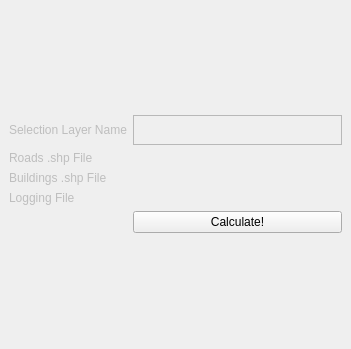
<?xml version="1.0" encoding="UTF-8"?>
<ui version="4.0">
 <class>DHCPlannerDockWidgetBase</class>
 <widget class="QDockWidget" name="DHCPlannerDockWidgetBase">
  <property name="geometry">
   <rect>
    <x>0</x>
    <y>0</y>
    <width>351</width>
    <height>349</height>
   </rect>
  </property>
  <property name="windowTitle">
   <string>DHC Planner</string>
  </property>
  <widget class="QWidget" name="dockWidgetContents">
   <layout class="QGridLayout" name="gridLayout">
    <item row="0" column="0">
     <layout class="QGridLayout" name="gridLayout_2">
      <property name="sizeConstraint">
       <enum>QLayout::SetMinAndMaxSize</enum>
      </property>
      <item row="1" column="1">
       <widget class="QgsFileWidget" name="roads_file_input">
        <property name="enabled">
         <bool>false</bool>
        </property>
       </widget>
      </item>
      <item row="0" column="1">
       <widget class="QPlainTextEdit" name="plainTextEdit">
        <property name="enabled">
         <bool>false</bool>
        </property>
        <property name="sizePolicy">
         <sizepolicy hsizetype="Maximum" vsizetype="Maximum">
          <horstretch>0</horstretch>
          <verstretch>0</verstretch>
         </sizepolicy>
        </property>
        <property name="maximumSize">
         <size>
          <width>300</width>
          <height>30</height>
         </size>
        </property>
       </widget>
      </item>
      <item row="4" column="1">
       <widget class="QPushButton" name="start_calculation_button">
        <property name="text">
         <string>Calculate!</string>
        </property>
       </widget>
      </item>
      <item row="2" column="0">
       <widget class="QLabel" name="label_3">
        <property name="enabled">
         <bool>false</bool>
        </property>
        <property name="sizePolicy">
         <sizepolicy hsizetype="Maximum" vsizetype="Maximum">
          <horstretch>0</horstretch>
          <verstretch>0</verstretch>
         </sizepolicy>
        </property>
        <property name="text">
         <string>Buildings .shp File</string>
        </property>
       </widget>
      </item>
      <item row="2" column="1">
       <widget class="QgsFileWidget" name="buildings_file_input">
        <property name="enabled">
         <bool>false</bool>
        </property>
       </widget>
      </item>
      <item row="0" column="0">
       <widget class="QLabel" name="label">
        <property name="enabled">
         <bool>false</bool>
        </property>
        <property name="text">
         <string>Selection Layer Name</string>
        </property>
       </widget>
      </item>
      <item row="1" column="0">
       <widget class="QLabel" name="label_2">
        <property name="enabled">
         <bool>false</bool>
        </property>
        <property name="sizePolicy">
         <sizepolicy hsizetype="Maximum" vsizetype="Maximum">
          <horstretch>0</horstretch>
          <verstretch>0</verstretch>
         </sizepolicy>
        </property>
        <property name="text">
         <string>Roads .shp File</string>
        </property>
       </widget>
      </item>
      <item row="3" column="1">
       <widget class="QgsFileWidget" name="logging_file_input">
        <property name="enabled">
         <bool>false</bool>
        </property>
       </widget>
      </item>
      <item row="3" column="0">
       <widget class="QLabel" name="label_4">
        <property name="enabled">
         <bool>false</bool>
        </property>
        <property name="sizePolicy">
         <sizepolicy hsizetype="Maximum" vsizetype="Maximum">
          <horstretch>0</horstretch>
          <verstretch>0</verstretch>
         </sizepolicy>
        </property>
        <property name="text">
         <string>Logging File</string>
        </property>
       </widget>
      </item>
     </layout>
    </item>
   </layout>
  </widget>
 </widget>
 <customwidgets>
  <customwidget>
   <class>QgsFileWidget</class>
   <extends>QWidget</extends>
   <header>qgsfilewidget.h</header>
  </customwidget>
 </customwidgets>
 <resources/>
 <connections/>
</ui>
